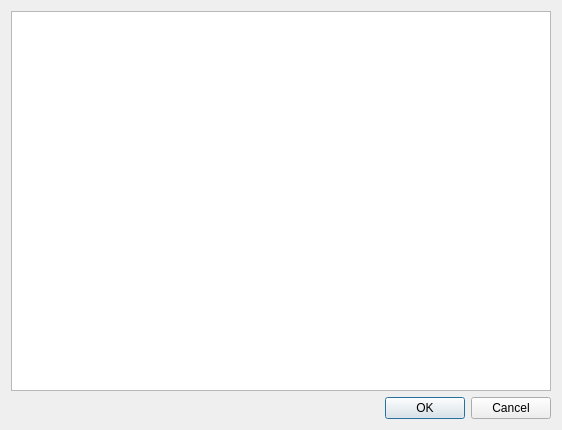
<?xml version="1.0" encoding="UTF-8"?>
<ui version="4.0">
 <class>PluginDlg</class>
 <widget class="QDialog" name="PluginDlg">
  <property name="geometry">
   <rect>
    <x>0</x>
    <y>0</y>
    <width>562</width>
    <height>430</height>
   </rect>
  </property>
  <property name="windowTitle">
   <string>Dialog</string>
  </property>
  <layout class="QVBoxLayout" name="verticalLayout">
   <item>
    <widget class="QListWidget" name="ListPlugins">
     <property name="sortingEnabled">
      <bool>true</bool>
     </property>
    </widget>
   </item>
   <item>
    <layout class="QHBoxLayout" name="horizontalLayout">
     <item>
      <spacer name="horizontalSpacer">
       <property name="orientation">
        <enum>Qt::Horizontal</enum>
       </property>
       <property name="sizeHint" stdset="0">
        <size>
         <width>40</width>
         <height>20</height>
        </size>
       </property>
      </spacer>
     </item>
     <item>
      <widget class="QPushButton" name="ButtonOK">
       <property name="text">
        <string>OK</string>
       </property>
      </widget>
     </item>
     <item>
      <widget class="QPushButton" name="ButtonCancel">
       <property name="text">
        <string>Cancel</string>
       </property>
      </widget>
     </item>
    </layout>
   </item>
  </layout>
 </widget>
 <resources/>
 <connections/>
</ui>
